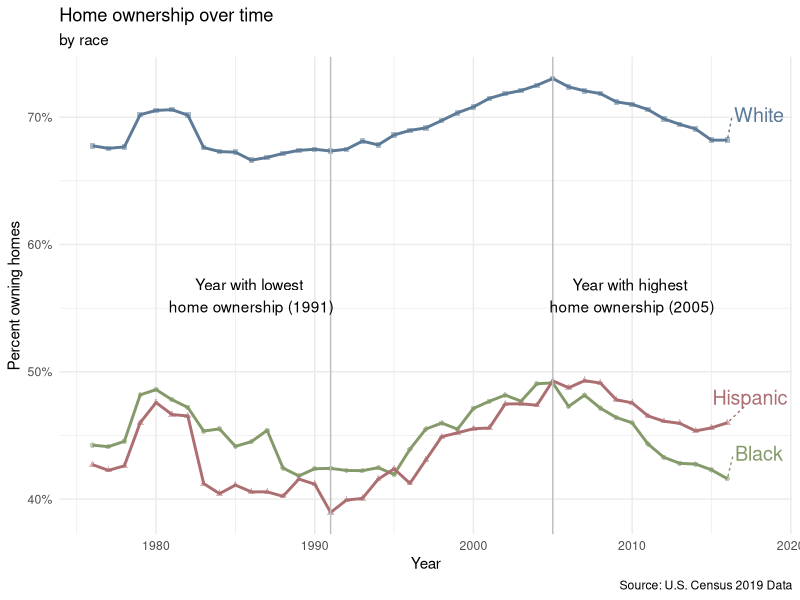
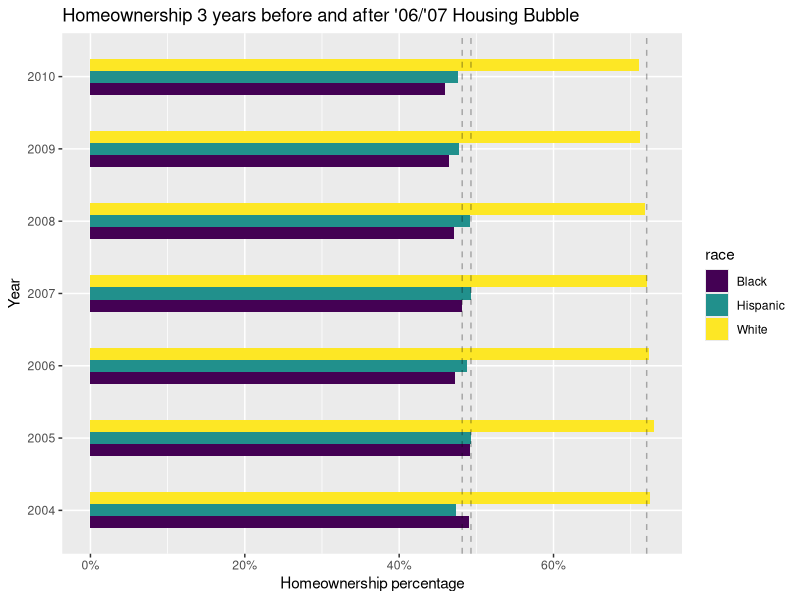

Source code (R) for these figures, in order: (Note: this script raises an error after producing the figures.)
## ---- chunk 1
library(tidyverse)
library(viridis)
library(ggrepel)
## ---- chunk 2
income_mean <- read_csv(file = "data/income_mean.csv")
home_owner <- read_csv(file = "data/home_owner.csv")
race_wealth <- read_csv(file = "data/race_wealth.csv")
## ---- chunk 3
lowest_year <- home_owner %>%
  group_by(year) %>%
  summarize(mean_pct_unweighted = mean(home_owner_pct)) %>%
  arrange(mean_pct_unweighted) %>%
  slice(1) %>%
  pull(year)
highest_year <- home_owner %>%
  group_by(year) %>%
  summarize(mean_pct_unweighted = mean(home_owner_pct)) %>%
  arrange(desc(mean_pct_unweighted)) %>%
  slice(1) %>%
  pull(year)

last_year <- home_owner %>%
  group_by(race) %>%
  filter(year == max(year))
## ---- chunk 4
home_owner %>%
  ggplot(
    aes(x = year, y = home_owner_pct, color = race, shape = race)
  ) +
  geom_line(size = 1) +
  geom_point(alpha = 0.5, size = 1.5) +
  geom_vline(aes(xintercept = lowest_year), color = "grey") +
  geom_vline(aes(xintercept = highest_year), color = "grey") +
  annotate(geom = "text",
    x = lowest_year - 5, 
    y = 0.56,
    label = paste0("Year with lowest \nhome ownership (", lowest_year, ")"),
    color = "black"
    ) +
  annotate(
    geom = "text",
    x = highest_year + 5, 
    y = 0.56, 
    label = paste0("Year with highest \nhome ownership (", highest_year, ")"), 
    color = "black"
    ) +
  geom_text_repel(data = last_year,
                  aes(label = race),
                  direction = "y",
                  nudge_x = 2,
                  nudge_y = 0.02,
                  size = 5,
                  segment.linetype = "dotted") +
  scale_color_manual(values = c("#859a6a", "#ad6e72", "#5d7a96")) +
  scale_y_continuous(labels = scales::percent_format(scale = 100)) +
  labs(
    x = "Year",
    y = "Percent owning homes",
    title = "Home ownership over time",
    subtitle = "by race",
    caption = "Source: U.S. Census 2019 Data"
  ) +
  theme_minimal() +
  theme(legend.position = "none")
## ---- chunk 5
 home_owner %>%
  filter(year > "2003", year <= "2010") %>%
  dplyr::group_by(year, race) %>%
  ggplot(aes(x = as.factor(year), y = home_owner_pct, fill = race))+ 
    geom_bar(width = 0.5, position="dodge", stat="identity") +
  coord_flip() + 
  labs(title = "Homeownership 3 years before and after '06/'07 Housing Bubble",
       y = "Homeownership percentage",
       x = "Year")+
  geom_hline(aes(yintercept = 0.7207117), linetype = "dashed", alpha = 0.3)+
  geom_hline(aes(yintercept = 0.4816776), linetype = "dashed", alpha = 0.3)+
  geom_hline(aes(yintercept = 0.4930240), linetype = "dashed", alpha = 0.3) +
  scale_fill_viridis_d()+
  scale_y_continuous(labels = scales::percent_format(scale = 100))

## ---- chunk 6
a <- home_owner %>%
  filter(year >= "2003", year <= "2019") %>%
  dplyr::group_by(year, race) %>%
  ggplot(aes(x = race, y = home_owner_pct, fill = race))+ 
    geom_bar(position = "dodge", stat = "identity") +
  geom_text(aes(label=percent(home_owner_pct,accuracy=0.1)),
            position="stack",vjust= 2)+
  geom_point()+
scale_fill_viridis_d() +
  labs(
    x = "Year",
    y = "Percent owning homes",
    color = "Race",
    shape = "Race",
subtitle = "Homeownership 5-6 years before and after '06/'07 Housing Bubble by race"
  ) +
  theme_minimal() +
  scale_y_continuous(labels = scales::percent_format(scale = 100)) +
  transition_time(year)+
  labs(title = "Year: {frame_time}")
animate(a, end_pause = 30)
## ---- chunk 7
income_mean <- income_mean %>%
  filter(
    !str_detect(race, "Combination"),
    !str_detect(race, "Not Hispanic"),
    !str_detect(race, "All"),
    dollar_type == "2019 Dollars",
    income_quintile != "Top 5%"
    ) %>%
  group_by(year, race, income_quintile) %>%
  summarize(income_dollars =  mean(income_dollars), .groups = "drop") %>%
  mutate(
    race = str_remove(race, ',?\\s(.*)'),
    income_percentile = case_when(
      income_quintile == "Top 5%"   ~ "1st - 5th",
      income_quintile == "Highest"  ~ "Top 20%",
      income_quintile == "Fourth"   ~ "21-40 %",
      income_quintile == "Middle"   ~ "41-60 %",
      income_quintile == "Second"   ~ "61-80 %",
      income_quintile == "Lowest"   ~ "Bottom 20%"),
    income_percentile = ordered(income_percentile, 
                                c("Bottom 20%", "61-80 %", "41-60 %", 
                                    "21-40 %", "Top 20%")),
    race = ordered(race, c("White", "Black", "Hispanic", "Asian")))
## ---- chunk 8
make_perc_table <- function(quintile) {
  return(
    income_mean %>%
      filter(year == 2019) %>%
      group_by(race) %>%
      transmute(income_quintile, 
                percent = income_dollars / sum(income_dollars)) %>%
      filter(income_quintile == quintile)
  )
}

highest_perc_table <- make_perc_table("Highest")
perc_21_40_perc_table <- make_perc_table("Fourth")
perc_41_60_perc_table <- make_perc_table("Middle")
perc_61_80_perc_table <- make_perc_table("Second")
bottom_perc_table <- make_perc_table("Lowest")
## ---- chunk 9
income_mean %>%
  ggplot(
    aes(
      x = year, 
      y = income_dollars, 
      color = income_percentile
      )
  ) +
  geom_line() +
  facet_wrap(. ~ race, nrow = 1) +
  scale_y_continuous(labels = scales::label_number(big.mark = ",", 
                                                   scale = 0.001, 
                                                   suffix = "k",
                                                   prefix = "$")) +
  scale_color_manual(values = c("grey40", "grey50", "grey60", "grey70", 
                                "firebrick2")) +
  labs(
    title = "Income Gap: How does income distribution compare for each race?",
    subtitle = "per income quintile in time series",
    x = "Year", 
    y = "Mean household income", 
    color = "Income Quintile",
    caption = "Source: U.S. Census 2019 Data"
    ) +
  theme_minimal() +
  theme(
    legend.position = "bottom",
    axis.text.x.bottom = element_text(angle = 90)
    ) +
  guides(color = guide_legend(reverse = TRUE))
## ---- chunk 10
income_mean %>%
  filter(year == 2019) %>%
  ggplot(
    aes(x = income_dollars, y = reorder(race, desc(race)))
    ) + 
  geom_bar(
    position = "fill", 
    stat = "identity", 
    aes(fill = income_percentile),
    width = 0.7
    ) +
  geom_text(
    data = highest_perc_table, 
    aes(y = race, label = paste0(round(percent, 3) * 100)),
    x = 0.45, 
    size = 2.5,
    color = "black",
    nudge_y = -0.45
    ) +
  geom_text(
    data = perc_21_40_perc_table, 
    aes(y = race, label = paste0(round(percent, 3) * 100)),
    x = 0.65, 
    size = 2.5,
    color = "black",
    nudge_y = -0.45
    ) +
  geom_text(
    data = perc_41_60_perc_table, 
    aes(y = race, label = paste0(round(percent, 3) * 100)),
    x = 0.80, 
    size = 2.5,
    color = "black",
    nudge_y = -0.45
    ) +
  geom_text(
    data = perc_61_80_perc_table, 
    aes(y = race, label = paste0(round(percent, 3) * 100)),
    x = 0.92, 
    size = 2.5,
    color = "black",
    nudge_y = -0.45
    ) +
  geom_text(
    data = bottom_perc_table, 
    aes(y = race, label = paste0(round(percent, 3) * 100)),
    x = 0.975, 
    size = 2.5,
    color = "black",
    nudge_y = -0.45
    ) +
  scale_fill_brewer(type = "seq", palette = "Blues", direction = -1) +
  labs(
    title = "Income Gap: How much do top quintile households earn compared to other quintiles?",
    subtitle = "Proportion of income earned for each household quintile per race in 2019",
    x = "Percentage %", 
    y = "Race", 
    fill = "Income Quintile",
    caption = "Source: U.S. Census 2019 Data"
    ) +
  scale_colour_viridis_d() +
  scale_x_continuous(
    labels = scales::label_number(
      big.mark = ",", 
      scale = 100, 
      suffix = "", 
      prefix = ""
      ),
    breaks = seq(-0.2, 1.2, 0.2)
    ) +
  guides(fill = guide_legend(reverse = TRUE)) +
  theme_minimal(base_size = 10) +
  theme(
    text = element_text(size = 9),
    axis.title.x = element_text(vjust = -2),
    plot.caption = element_text(vjust = -3, hjust = 0))
